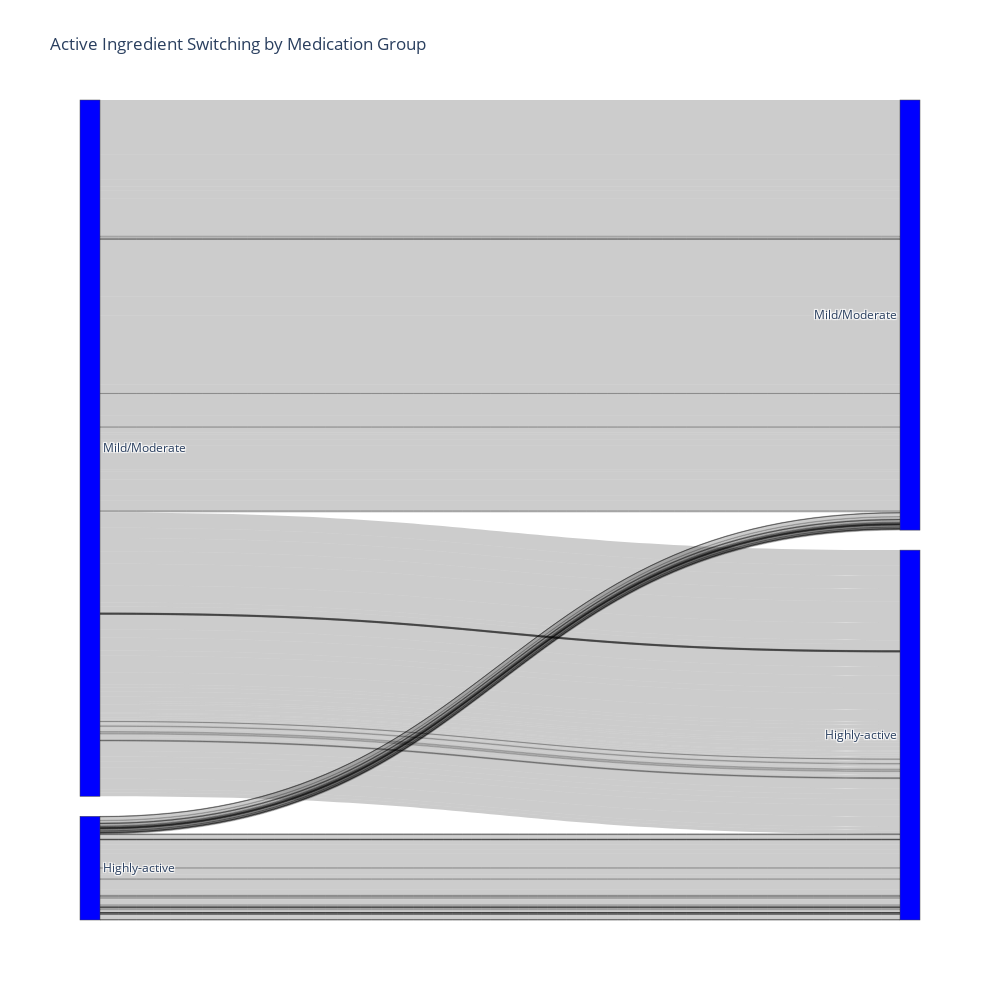

The notebook cell saved with this chart:
### Code cell
import plotly.graph_objects as go

# create sankey diagram
fig = go.Figure(data=[go.Sankey(
    arrangement='snap',
    node = dict(
        #pad = 40,
        #thickness = 50,
        #line = dict(color = "black", width = 0.9),
        #label = ["High", "Low", "Med 1", "Med 2", "Med 3"],
        #color = ["blue", "red", "green", "purple"]
        label = merged_df['MEDICATION_GROUP_1'].unique().tolist() + merged_df['MEDICATION_GROUP_2'].unique().tolist() + merged_df['ACTIVE_INGREDIENT_1'].unique().tolist() + merged_df['ACTIVE_INGREDIENT_2'].unique().tolist(),
        color = ["blue"] * len(merged_df['MEDICATION_GROUP_1'].unique().tolist()) + ["blue"] * len(merged_df['MEDICATION_GROUP_2'].unique().tolist()) 
        #+ ["green"] * len(merged_df['ACTIVE_INGREDIENT_1'].unique().tolist()) + ["purple"] * len(merged_df['ACTIVE_INGREDIENT_2'].unique().tolist())
    ),
    link = dict(
        #source = [0, 0, 2, 3, 4],
        #target = [2, 3, 4, 4, 1],
        #value = [1, 1, 1, 1, 2],
        source = merged_df['MEDICATION_GROUP_1'].map(lambda x: merged_df['MEDICATION_GROUP_1'].unique().tolist().index(x)).tolist() + merged_df['ACTIVE_INGREDIENT_1'].map(lambda x: merged_df['ACTIVE_INGREDIENT_1'].unique().tolist().index(x)+len(merged_df['MEDICATION_GROUP_1'].unique().tolist())).tolist(),
        target = merged_df['MEDICATION_GROUP_2'].map(lambda x: len(merged_df['MEDICATION_GROUP_1'].unique().tolist()) + merged_df['MEDICATION_GROUP_2'].unique().tolist().index(x)).tolist() + merged_df['ACTIVE_INGREDIENT_2'].map(lambda x: len(merged_df['MEDICATION_GROUP_1'].unique().tolist()) + len(merged_df['MEDICATION_GROUP_2'].unique().tolist()) + merged_df['ACTIVE_INGREDIENT_2'].unique().tolist().index(x)).tolist(),
        value = merged_df['count'].tolist(),
        customdata = merged_df['active_ingredient_concat_avg_days'].tolist(),
        hovertemplate='Count: %{value:.2f}<br>From %{source.label} to %{target.label}<br>From %{customdata}<extra></extra>',
    )
)])

# update layout with title and font
fig.update_layout(title_text="Active Ingredient Switching by Medication Group", font=dict(size=12),
                  width=1000,
                  height=1000,)

# display the plot
fig.show()

### Figure 1 — Plotly figure (JSON) as saved in the notebook; plotly's stock layout.template omitted (floating-point values rounded to 4 significant figures; data arrays with more than 128 entries replaced by an {"elided": "..."} marker saying what was removed)
{"data": [{"arrangement": "snap", "link": {"customdata": {"elided": "164 str values"}, "hovertemplate": "Count: %{value:.2f}<br>From %{source.label} to %{target.label}<br>From %{customdata}<extra></extra>", "source": {"elided": "328 int values"}, "target": {"elided": "328 int values"}, "value": {"elided": "164 int values"}}, "node": {"color": ["blue", "blue", "blue", "blue"], "label": ["Highly-active", "Mild/Moderate", "Highly-active", "Mild/Moderate", "Cladribin", "Fingolimod", "Natalizumab", "Ocrelizumab", "Ofatumumab", "Ozanimod", "Ponesimod", "Siponimod", "Dimethylfumarat", "Diroximelfumarat", "Glatirameracetat", "Interferon beta-1a", "Interferon beta-1b", "Peginterferon beta-1a", "Teriflunomid", "Fingolimod", "Natalizumab", "Ocrelizumab", "Ofatumumab", "Ozanimod", "Ponesimod", "Siponimod", "Cladribin", "Dimethylfumarat", "Diroximelfumarat", "Glatirameracetat", "Interferon beta-1a", "Interferon beta-1b", "Peginterferon beta-1a", "Teriflunomid"]}, "type": "sankey"}], "layout": {"font": {"size": 12}, "height": 1000, "title": {"text": "Active Ingredient Switching by Medication Group"}, "width": 1000}}
